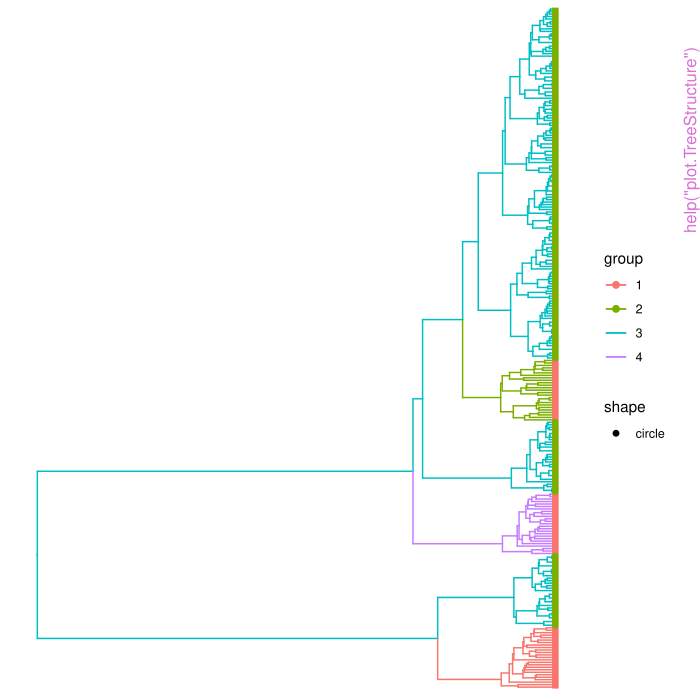

This figure's R source:
pkgname <- "treestructure"
source(file.path(R.home("share"), "R", "examples-header.R"))
options(warn = 1)
library('treestructure')

base::assign(".oldSearch", base::search(), pos = 'CheckExEnv')
base::assign(".old_wd", base::getwd(), pos = 'CheckExEnv')
cleanEx()
nameEx("addtips")
### * addtips

flush(stderr()); flush(stdout())

### Name: addtips
### Title: Compare and add tips into new treestructure object
### Aliases: addtips

### ** Examples

set.seed(072023)
# simulate two trees and bind them to simulate structure
tr1 <- ape::rcoal( 50 )
tr2 <- ape::rcoal( 100 )
tr1$tip.label <- gsub(tr1$tip.label, patt = 't', rep = 's')
tr1$edge.length <- tr1$edge.length*.5
tr1$root.edge <- 1
tr2$root.edge <- 1
tr <- ape::bind.tree(tr1, tr2, position = .5 ) |> ape::multi2di()

# subsample the tree to simulating missing tips and estimate structure
ex <- sample( tr$tip.label, size = 30, replace = FALSE)
tr0 <- ape::drop.tip( tr, ex )
(s0 <- treestructure::trestruct( tr0 ))

# assign structure to the previously missing tips
(s <- treestructure::addtips( s0, tr ))



cleanEx()
nameEx("plot.TreeStructure")
### * plot.TreeStructure

flush(stderr()); flush(stdout())

### Name: plot.TreeStructure
### Title: Plot TreeStructure tree with cluster and partition variables
### Aliases: plot.TreeStructure

### ** Examples


tree <- ape::read.tree( system.file('sim.nwk', package = 'treestructure') )

(struc <- trestruct( tree ))

#plot treestructure object

plot(struc)



cleanEx()
nameEx("treestructure.test")
### * treestructure.test

flush(stderr()); flush(stdout())

### Name: treestructure.test
### Title: Test treestructure hypothesis
### Aliases: treestructure.test

### ** Examples

tree <- ape::read.tree( system.file('sim.nwk', package = 'treestructure') )

(struc <- trestruct( tree ))

#run the test

results <- treestructure.test(tree, x = struc$clusterSets[[1]],
                              y = struc$clusterSets[[2]])

print(results)



cleanEx()
nameEx("trestruct")
### * trestruct

flush(stderr()); flush(stdout())

### Name: trestruct
### Title: Detect cryptic population structure in time trees
### Aliases: trestruct

### ** Examples

tree <- ape::rcoal(50)
struct <-  trestruct( tree )
print(struct)




### * <FOOTER>
###
cleanEx()
options(digits = 7L)
base::cat("Time elapsed: ", proc.time() - base::get("ptime", pos = 'CheckExEnv'),"\n")
grDevices::dev.off()
###
### Local variables: ***
### mode: outline-minor ***
### outline-regexp: "\\(> \\)?### [*]+" ***
### End: ***
quit('no')
